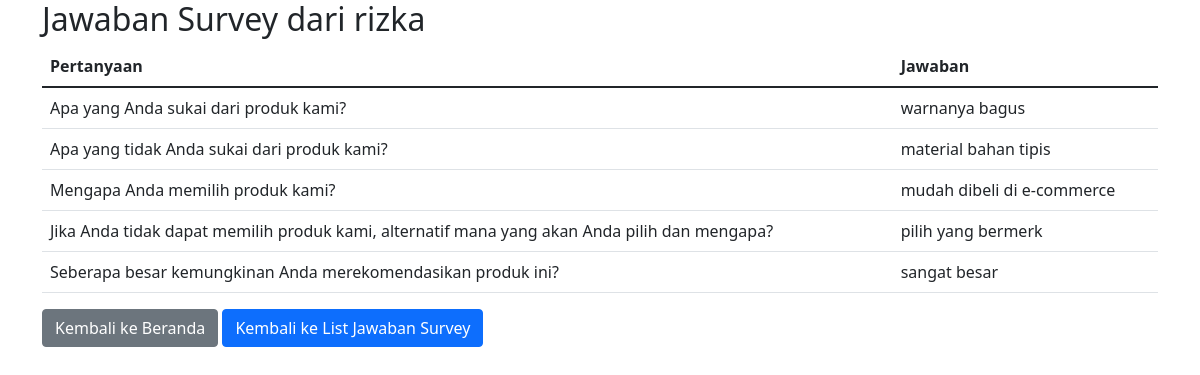
/view_individual.php?id=1&user_id=2, run on the app's committed database.
### tables this page shows
CREATE TABLE `responses` (
  `id` int(11) NOT NULL,
  `survey_id` int(11) DEFAULT NULL,
  `user_id` int(11) DEFAULT NULL,
  `question_id` int(11) DEFAULT NULL,
  `answer` text DEFAULT NULL
);

CREATE TABLE `questions` (
  `id` int(11) NOT NULL,
  `survey_id` int(11) DEFAULT NULL,
  `question_text` text NOT NULL
);

### view_individual.php (the view, shortened to what this page needs)
<?php
include 'db.php';
$survey_id = $_GET['id'] ?? 0;
$user_id = $_GET['user_id'] ?? 0;
$user_info = $conn->query("SELECT name FROM users WHERE id = '$user_id'")->fetch_assoc();
$individual_responses = $conn->query("SELECT questions.question_text, responses.answer FROM responses JOIN questions ON responses.question_id = questions.id WHERE responses.survey_id = $survey_id AND responses.user_id = $user_id");
?>
<!DOCTYPE html>
<html lang="en">
<head>
    <link href="https://cdn.jsdelivr.net/npm/bootstrap@5.1.3/dist/css/bootstrap.min.css" rel="stylesheet">
</head>
<body>
    <div class="container">
        <h2>Jawaban Survey dari <?= htmlspecialchars($user_info['name']) ?></h2>
        <table class="table">
            <thead>
                <tr>
                    <th>Pertanyaan</th>
                    <th>Jawaban</th>
                </tr>
            </thead>
            <tbody>
                <?php while ($response = $individual_responses->fetch_assoc()): ?>
                    <tr>
                        <td><?= htmlspecialchars($response['question_text']) ?></td>
                        <td><?= htmlspecialchars($response['answer']) ?></td>
                    </tr>
                <?php endwhile; ?>
            </tbody>
        </table>
        <div class="mt-3">
            <a href="index.php" class="btn btn-secondary">Kembali ke Beranda</a>
            <a href="view_responses.php?id=<?= $survey_id ?>" class="btn btn-primary">Kembali ke List Jawaban Survey</a>
        </div>
    </div>
</body>
</html>

### data on the page
responses: question.question_text "Apa yang Anda sukai dari produk kami?", answer "warnanya bagus"
responses: question.question_text "Apa yang tidak Anda sukai dari produk kami?", answer "material bahan tipis"
responses: question.question_text "Mengapa Anda memilih produk kami?", answer "mudah dibeli di e-commerce"
responses: question.question_text "Jika Anda tidak dapat memilih produk kami, alternatif mana yang akan Anda pilih dan mengapa?", answer "pilih yang bermerk"
responses: question.question_text "Seberapa besar kemungkinan Anda merekomendasikan produk ini?", answer "sangat besar"
